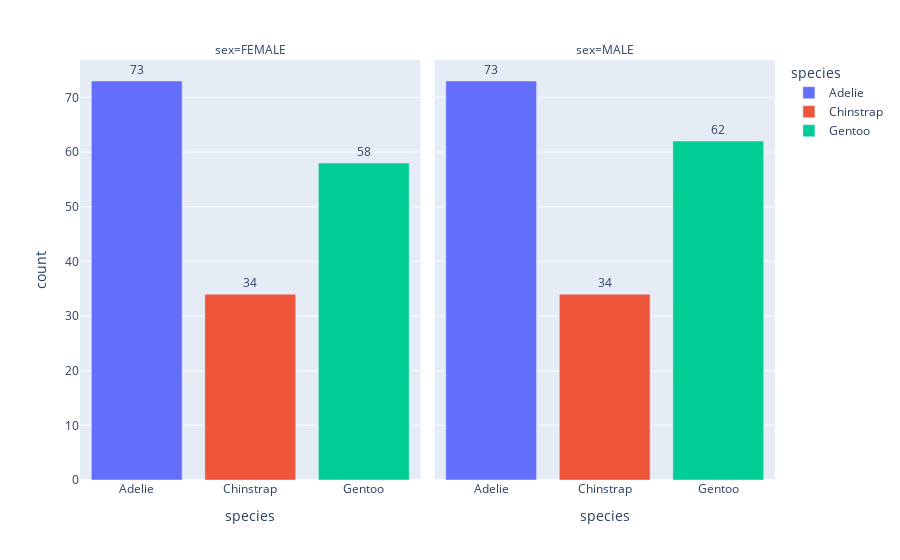

Here is the notebook cell this chart was saved with:
### Code cell
species_sex_count = df.groupby(['species', 'sex']).size().reset_index(name='count')

fig = px.bar(species_sex_count, x='species', y='count', color='species', facet_col='sex', text='count')

fig.update_traces(texttemplate='%{text}', textposition='outside')

# g = sns.catplot(x="species", data=df, kind="count", col="sex")
# g.facet_axis(0, 0).bar_label(container=g.facet_axis(0, 0).containers[0])
# g.facet_axis(0, 1).bar_label(container=g.facet_axis(0, 1).containers[0])

### Figure 1 — Plotly figure (JSON) as saved in the notebook; plotly's stock layout.template omitted (floating-point values rounded to 4 significant figures)
{"data": [{"alignmentgroup": "True", "hovertemplate": "species=%{x}<br>sex=FEMALE<br>count=%{text}<extra></extra>", "legendgroup": "Adelie", "marker": {"color": "#636efa", "pattern": {"shape": ""}}, "name": "Adelie", "offsetgroup": "Adelie", "orientation": "v", "showlegend": true, "text": [73], "textposition": "outside", "texttemplate": "%{text}", "type": "bar", "x": ["Adelie"], "xaxis": "x", "y": [73], "yaxis": "y"}, {"alignmentgroup": "True", "hovertemplate": "species=%{x}<br>sex=MALE<br>count=%{text}<extra></extra>", "legendgroup": "Adelie", "marker": {"color": "#636efa", "pattern": {"shape": ""}}, "name": "Adelie", "offsetgroup": "Adelie", "orientation": "v", "showlegend": false, "text": [73], "textposition": "outside", "texttemplate": "%{text}", "type": "bar", "x": ["Adelie"], "xaxis": "x2", "y": [73], "yaxis": "y2"}, {"alignmentgroup": "True", "hovertemplate": "species=%{x}<br>sex=FEMALE<br>count=%{text}<extra></extra>", "legendgroup": "Chinstrap", "marker": {"color": "#EF553B", "pattern": {"shape": ""}}, "name": "Chinstrap", "offsetgroup": "Chinstrap", "orientation": "v", "showlegend": true, "text": [34], "textposition": "outside", "texttemplate": "%{text}", "type": "bar", "x": ["Chinstrap"], "xaxis": "x", "y": [34], "yaxis": "y"}, {"alignmentgroup": "True", "hovertemplate": "species=%{x}<br>sex=MALE<br>count=%{text}<extra></extra>", "legendgroup": "Chinstrap", "marker": {"color": "#EF553B", "pattern": {"shape": ""}}, "name": "Chinstrap", "offsetgroup": "Chinstrap", "orientation": "v", "showlegend": false, "text": [34], "textposition": "outside", "texttemplate": "%{text}", "type": "bar", "x": ["Chinstrap"], "xaxis": "x2", "y": [34], "yaxis": "y2"}, {"alignmentgroup": "True", "hovertemplate": "species=%{x}<br>sex=FEMALE<br>count=%{text}<extra></extra>", "legendgroup": "Gentoo", "marker": {"color": "#00cc96", "pattern": {"shape": ""}}, "name": "Gentoo", "offsetgroup": "Gentoo", "orientation": "v", "showlegend": true, "text": [58], "textposition": "outside", "texttemplate": "%{text}", "type": "bar", "x": ["Gentoo"], "xaxis": "x", "y": [58], "yaxis": "y"}, {"alignmentgroup": "True", "hovertemplate": "species=%{x}<br>sex=MALE<br>count=%{text}<extra></extra>", "legendgroup": "Gentoo", "marker": {"color": "#00cc96", "pattern": {"shape": ""}}, "name": "Gentoo", "offsetgroup": "Gentoo", "orientation": "v", "showlegend": false, "text": [62], "textposition": "outside", "texttemplate": "%{text}", "type": "bar", "x": ["Gentoo"], "xaxis": "x2", "y": [62], "yaxis": "y2"}], "layout": {"annotations": [{"font": {}, "showarrow": false, "text": "sex=FEMALE", "x": 0.245, "xanchor": "center", "xref": "paper", "y": 1, "yanchor": "bottom", "yref": "paper"}, {"font": {}, "showarrow": false, "text": "sex=MALE", "x": 0.755, "xanchor": "center", "xref": "paper", "y": 1, "yanchor": "bottom", "yref": "paper"}], "barmode": "relative", "legend": {"title": {"text": "species"}, "tracegroupgap": 0}, "margin": {"t": 60}, "xaxis": {"anchor": "y", "categoryarray": ["Adelie", "Chinstrap", "Gentoo"], "categoryorder": "array", "domain": [0, 0.49], "title": {"text": "species"}}, "xaxis2": {"anchor": "y2", "categoryarray": ["Adelie", "Chinstrap", "Gentoo"], "categoryorder": "array", "domain": [0.51, 1], "matches": "x", "title": {"text": "species"}}, "yaxis": {"anchor": "x", "domain": [0, 1], "title": {"text": "count"}}, "yaxis2": {"anchor": "x2", "domain": [0, 1], "matches": "y", "showticklabels": false}}}
